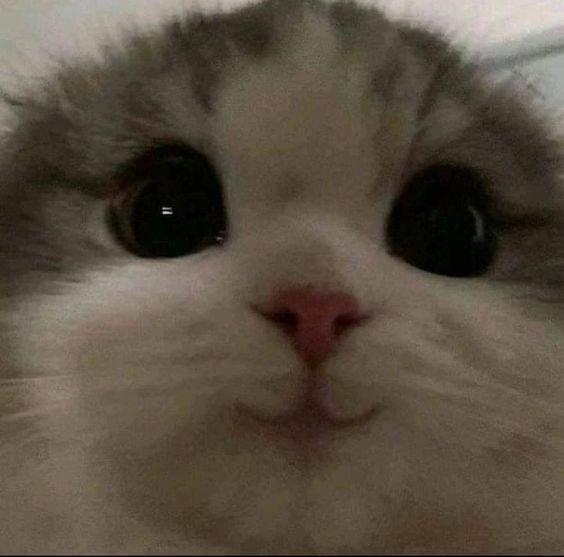
%> input picture img.jpg, 564 x 557 px
$ octave --eval "result = watershedSegmentation(imread('img.jpg'));"   (GNU Octave 9; MATLAB toolbox functions it lacks are replaced by stand-ins)
%> lines starting %> are read from the running program, lines starting %| are printed output that depends on the picture; in (x1, y1, x2, y2) boxes, pixels count from 0 and x2, y2 are one past the last pixel; in counts of white or black regions, pixels touching at a corner belong together; the program's own positions count from 1
function [segmented_mask] = watershedSegmentation(image)
    % Преобразование изображения в оттенки серого
    grayImage = rgb2gray(image);
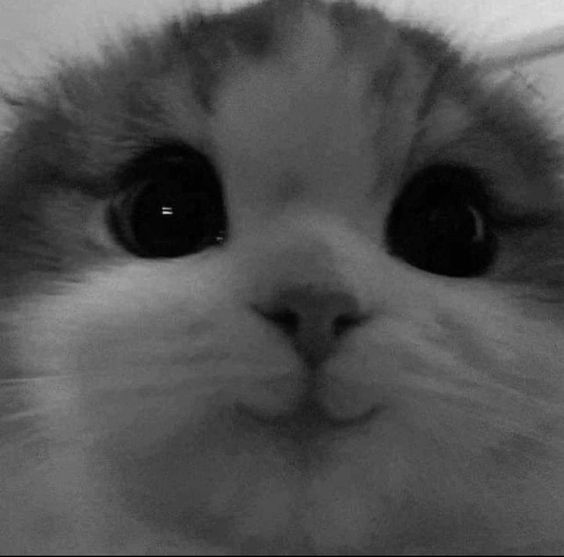
%> grayImage: size 557x564 uint8; min 0, max 223, mean 80

    % Примение сегментации на основе градиента
    gradientImage = imgradient(grayImage);
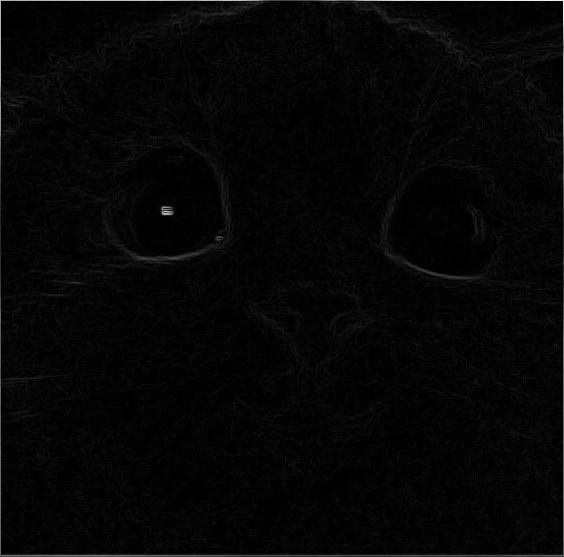
%> gradientImage: size 557x564 double; min 0, max 924.9, mean 21.8; drawn with min black and max white

    % Измение изображения градиента, чтобы создать изображение маркера.
    markerImage = imextendedmin(gradientImage, 15);
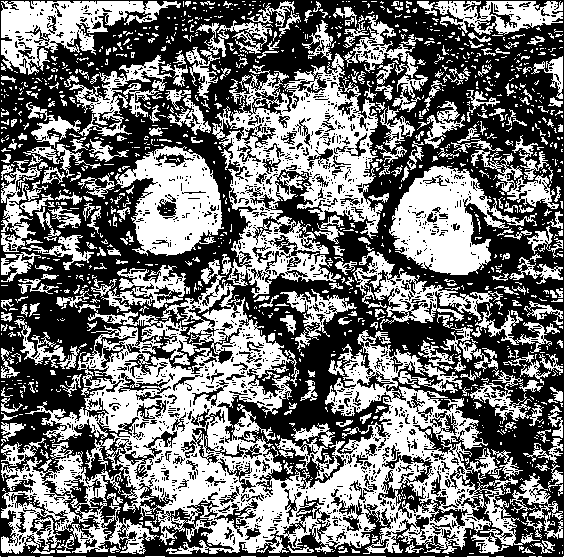
%> markerImage: size 557x564 logical; 45.5% white; 1138 white regions (827 under 20 px), largest, box (x1, y1, x2, y2) and area: (25, 259, 540, 554) 48420, (212, 53, 383, 298) 17569, (389, 166, 537, 275) 7527

    % Подавление региональных минимумов за пределами интересующей области
    imposedImage = imimposemin(gradientImage, markerImage);

    % Выполнение сегментации водораздела
    segmentedImage = label2rgb(watershed(imposedImage));
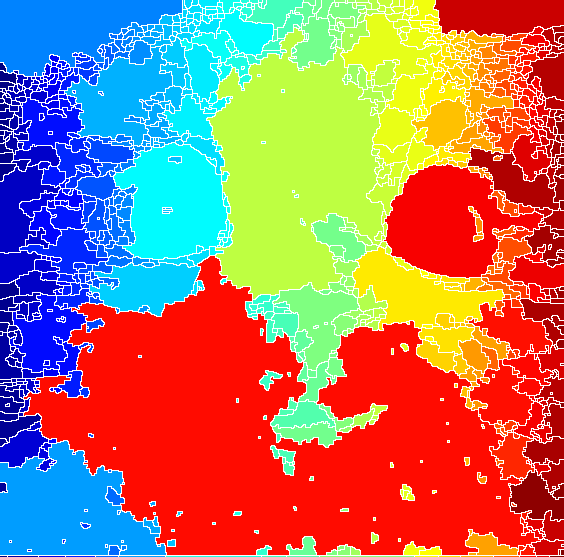
%> segmentedImage: size 557x564x3 uint8; mean R, G, B 169.3, 119.8, 102.4
    segmented_mask = imbinarize(segmentedImage);
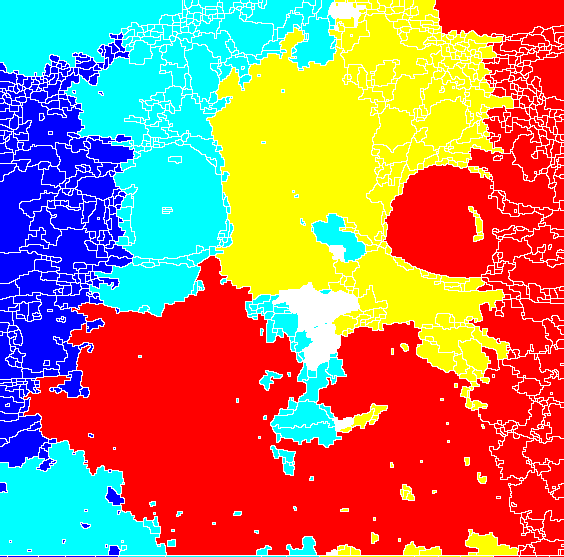
%> segmented_mask: size 557x564x3 logical; mean R, G, B 0.708, 0.495, 0.398

    % Сохранение сегментированного изображения в папку проекта
    projectFolder = pwd;
    fileName = 'segmented_image.png';
    filePath = fullfile(projectFolder, fileName);

    % Сохранение сегментированного изображения в формате PNG
    imwrite(segmentedImage, filePath);
end
